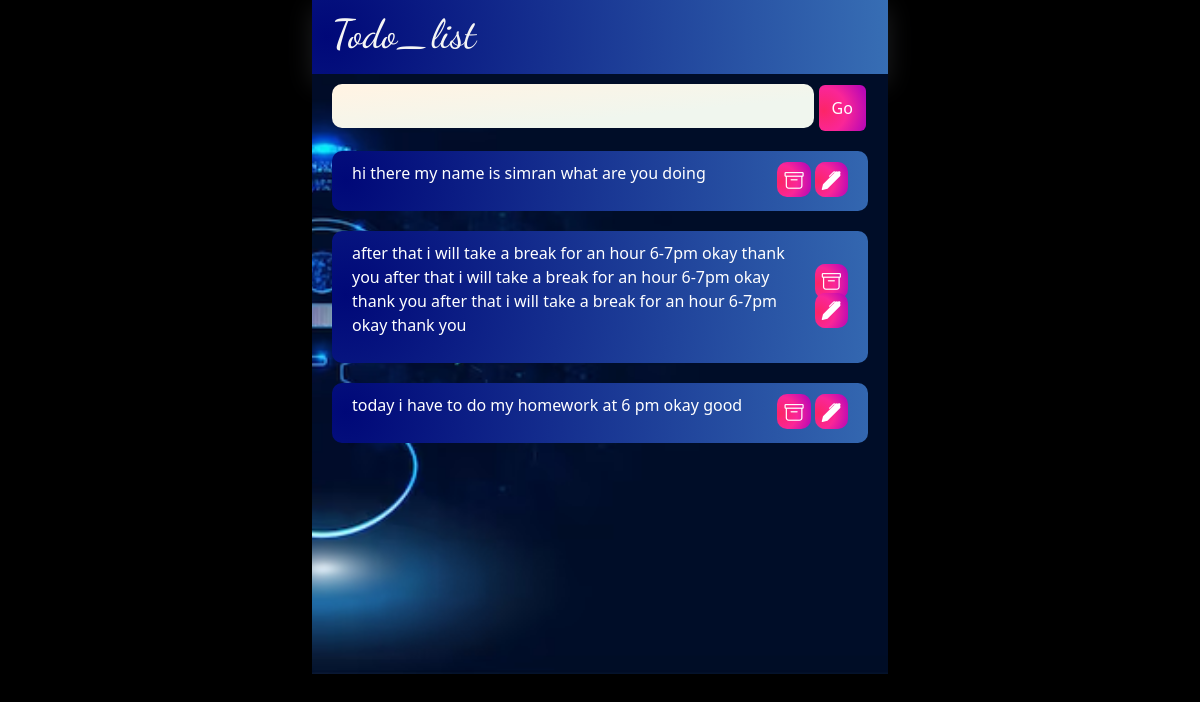
/todo.php, run on the app's committed database.
### tables this page shows
CREATE TABLE `list` (
  `id` int(12) NOT NULL,
  `work` text NOT NULL,
  `datetime` timestamp NOT NULL DEFAULT current_timestamp()
);

### todo.php (the view, shortened to what this page needs)
<?php
include("conn.php");
?>
<!doctype html>
<html lang="en">
<head>
    <link href="https://cdn.jsdelivr.net/npm/bootstrap@5.3.2/dist/css/bootstrap.min.css" rel="stylesheet"
 />
    <link rel="stylesheet" href="https://cdn.jsdelivr.net/npm/bootstrap-icons@1.11.3/font/bootstrap-icons.min.css">
</head>
<body>
    <div class="container">
        <header>
            <h1>Todo_list</h1>
        </header>
        <main>
            <div class="input-con">
                <form action="todo.php" method="post">
                    <input type="text" name="userinput">
                    <button class="btn btn-primary" name="submit">Go</button>
                </form>
            </div>
            <div class="todo_con">
                <?php
            $sql2= "SELECT * FROM `list`  ORDER BY id DESC";
            $result2=mysqli_query($conn,$sql2);
            while($row=mysqli_fetch_assoc($result2)){
            ?>
                <div class="to">
                    <p>
                        <?php echo $row['work']; ?>
                    </p>
                    <div class="btn2">
                        <a href="del.php?deleteid=<?php echo $row['id'];?>"><i class="bi bi-archive"></i></a>
                        <a href="edit.php?editid=<?php echo $row['id']; ?>"><i class="bi bi-pen-fill"></i></a>
                    </div>
                </div>
                <?php
            }
            ?>
            </div>
        </main>
    </div>
</body>
</html>

### todo.php (style rules this page uses)
:root { --bg-n-: radial-gradient(circle 975px at 2.6% 48.3%, rgba(0, 8, 120, 1) 0%, rgba(95, 184, 224, 1) 99.7%); --ng-n2: radial-gradient( circle farthest-corner at 10.2% 55.8%, rgba(252,37,103,1) 0%, rgba(250,38,151,1) 46.2%, rgba(186,8,181,1) 90.1% ); }
body { background: var(--bg-n-); background-size: cover; background-repeat: no-repeat; background: black; }
.container { width: 50%; margin: auto; }
header { position: fixed; width: 48%; margin: auto; box-shadow: rgba(149, 157, 165, 0.2) 0px 8px 24px; padding: 10px 20px; background: var(--bg-n-); color: whitesmoke; font-family: "Dancing Script", cursive; font-optical-sizing: auto; font-style: normal; }
main { position: fixed; height: 600px; width: 48%; overflow-y: scroll; margin-top: 74px; padding: 10px 20px; background: url('bg.avif'); background-repeat: no-repeat; background-size: cover; background-position: center; }
.input-con input { padding: 10px 20px; width: 90%; border: none; border-radius: 10px; background-image: linear-gradient( 174.2deg, rgba(255,244,228,1) 7.1%, rgba(240,246,238,1) 67.4% ); }
.btn { padding: 11px 13px; background: var(--ng-n2); border: none; }
.todo_con { width: 100%; height: auto; border-radius: 10px; margin-top: 10px; }
.to { display: flex; justify-content: space-between; background: var(--bg-n-); margin-top: 20px; padding: 10px 20px; border-radius: 10px; color: white; align-items: center; }
.to i { background: var(--ng-n2); border-radius: 10px; color: white; font-size: 1.2rem; padding: 4px 7px; }

### data on the page
list: work "hi there my name is simran what are you doing"
list: work "after that i will take a break for an hour 6-7pm okay thank you after that i will take a break for an hour 6-7pm okay thank you after that i will take a break for an hour 6-7pm okay thank you"
list: work "today i have to do my homework at 6 pm okay good"
